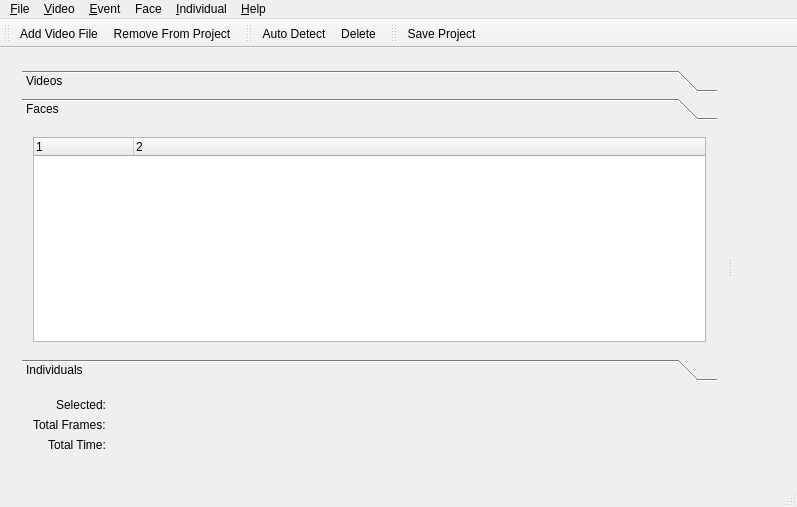
<?xml version="1.0" encoding="UTF-8"?>
<ui version="4.0">
 <class>MainWindow</class>
 <widget class="QMainWindow" name="MainWindow">
  <property name="geometry">
   <rect>
    <x>0</x>
    <y>0</y>
    <width>797</width>
    <height>507</height>
   </rect>
  </property>
  <property name="windowTitle">
   <string>Video Forensic Analizer</string>
  </property>
  <widget class="QWidget" name="centralWidget">
   <layout class="QHBoxLayout" name="horizontalLayout">
    <item>
     <widget class="QSplitter" name="splitter">
      <property name="orientation">
       <enum>Qt::Horizontal</enum>
      </property>
      <widget class="QWidget" name="layoutWidget_2">
       <layout class="QVBoxLayout" name="verticalLayoutLeft">
        <item>
         <widget class="QToolBox" name="itemToolBox">
          <property name="currentIndex">
           <number>1</number>
          </property>
          <widget class="QWidget" name="videoPage">
           <property name="geometry">
            <rect>
             <x>0</x>
             <y>0</y>
             <width>769</width>
             <height>257</height>
            </rect>
           </property>
           <attribute name="label">
            <string>Videos</string>
           </attribute>
           <layout class="QVBoxLayout" name="verticalLayout">
            <property name="leftMargin">
             <number>8</number>
            </property>
            <property name="topMargin">
             <number>8</number>
            </property>
            <property name="rightMargin">
             <number>8</number>
            </property>
            <property name="bottomMargin">
             <number>8</number>
            </property>
            <item>
             <widget class="QTreeWidget" name="videoList">
              <property name="selectionMode">
               <enum>QAbstractItemView::ExtendedSelection</enum>
              </property>
              <property name="expandsOnDoubleClick">
               <bool>false</bool>
              </property>
              <property name="columnCount">
               <number>2</number>
              </property>
              <column>
               <property name="text">
                <string>Name</string>
               </property>
              </column>
              <column>
               <property name="text">
                <string>Type</string>
               </property>
              </column>
             </widget>
            </item>
           </layout>
          </widget>
          <widget class="QWidget" name="facePage">
           <property name="geometry">
            <rect>
             <x>0</x>
             <y>0</y>
             <width>769</width>
             <height>257</height>
            </rect>
           </property>
           <attribute name="label">
            <string>Faces</string>
           </attribute>
           <layout class="QVBoxLayout" name="verticalLayout_2">
            <item>
             <widget class="QTreeWidget" name="faceList">
              <property name="selectionMode">
               <enum>QAbstractItemView::ExtendedSelection</enum>
              </property>
              <property name="horizontalScrollMode">
               <enum>QAbstractItemView::ScrollPerPixel</enum>
              </property>
              <property name="expandsOnDoubleClick">
               <bool>false</bool>
              </property>
              <property name="columnCount">
               <number>2</number>
              </property>
              <column>
               <property name="text">
                <string notr="true">1</string>
               </property>
              </column>
              <column>
               <property name="text">
                <string notr="true">2</string>
               </property>
              </column>
             </widget>
            </item>
           </layout>
          </widget>
          <widget class="QWidget" name="individualPage">
           <property name="geometry">
            <rect>
             <x>0</x>
             <y>0</y>
             <width>769</width>
             <height>257</height>
            </rect>
           </property>
           <attribute name="label">
            <string>Individuals</string>
           </attribute>
           <layout class="QVBoxLayout" name="verticalLayout_3">
            <property name="leftMargin">
             <number>8</number>
            </property>
            <property name="topMargin">
             <number>8</number>
            </property>
            <property name="rightMargin">
             <number>8</number>
            </property>
            <property name="bottomMargin">
             <number>8</number>
            </property>
            <item>
             <widget class="QListWidget" name="indiviualList">
              <property name="frameShape">
               <enum>QFrame::StyledPanel</enum>
              </property>
              <property name="frameShadow">
               <enum>QFrame::Sunken</enum>
              </property>
              <property name="selectionMode">
               <enum>QAbstractItemView::ExtendedSelection</enum>
              </property>
              <property name="horizontalScrollMode">
               <enum>QAbstractItemView::ScrollPerPixel</enum>
              </property>
             </widget>
            </item>
           </layout>
          </widget>
         </widget>
        </item>
        <item>
         <widget class="QWidget" name="propertiesForm" native="true">
          <property name="sizePolicy">
           <sizepolicy hsizetype="Preferred" vsizetype="Preferred">
            <horstretch>0</horstretch>
            <verstretch>0</verstretch>
           </sizepolicy>
          </property>
          <layout class="QFormLayout" name="formLayout_2">
           <property name="fieldGrowthPolicy">
            <enum>QFormLayout::AllNonFixedFieldsGrow</enum>
           </property>
           <property name="labelAlignment">
            <set>Qt::AlignRight|Qt::AlignTrailing|Qt::AlignVCenter</set>
           </property>
           <item row="0" column="0">
            <widget class="QLabel" name="label">
             <property name="text">
              <string>Selected:</string>
             </property>
            </widget>
           </item>
           <item row="0" column="1">
            <widget class="QLabel" name="labelSelected">
             <property name="text">
              <string/>
             </property>
            </widget>
           </item>
           <item row="1" column="0">
            <widget class="QLabel" name="label_3">
             <property name="text">
              <string>Total Frames:</string>
             </property>
            </widget>
           </item>
           <item row="1" column="1">
            <widget class="QLabel" name="labelTotalFrames">
             <property name="text">
              <string/>
             </property>
            </widget>
           </item>
           <item row="2" column="0">
            <widget class="QLabel" name="label_5">
             <property name="text">
              <string>Total Time:</string>
             </property>
            </widget>
           </item>
           <item row="2" column="1">
            <widget class="QLabel" name="labelTotalTime">
             <property name="text">
              <string/>
             </property>
            </widget>
           </item>
          </layout>
         </widget>
        </item>
       </layout>
      </widget>
      <widget class="QWidget" name="layoutWidget">
       <layout class="QVBoxLayout" name="verticalLayoutRight">
        <property name="spacing">
         <number>2</number>
        </property>
        <item>
         <widget class="VideoPlayer" name="player" native="true">
          <property name="sizePolicy">
           <sizepolicy hsizetype="Preferred" vsizetype="Expanding">
            <horstretch>0</horstretch>
            <verstretch>0</verstretch>
           </sizepolicy>
          </property>
         </widget>
        </item>
       </layout>
      </widget>
     </widget>
    </item>
   </layout>
  </widget>
  <widget class="QMenuBar" name="menuBar">
   <property name="geometry">
    <rect>
     <x>0</x>
     <y>0</y>
     <width>797</width>
     <height>20</height>
    </rect>
   </property>
   <widget class="QMenu" name="menuFile">
    <property name="title">
     <string>&amp;File</string>
    </property>
    <addaction name="actionNew"/>
    <addaction name="separator"/>
    <addaction name="actionSave_Project"/>
    <addaction name="actionSave_Project_As"/>
    <addaction name="separator"/>
    <addaction name="actionPrint"/>
    <addaction name="separator"/>
    <addaction name="actionQuit"/>
   </widget>
   <widget class="QMenu" name="menuHelp">
    <property name="title">
     <string>&amp;Help</string>
    </property>
    <addaction name="actionAbout"/>
   </widget>
   <widget class="QMenu" name="menuVideo">
    <property name="title">
     <string>&amp;Video</string>
    </property>
    <widget class="QMenu" name="menuTransformations">
     <property name="title">
      <string>Transformations</string>
     </property>
     <widget class="QMenu" name="menuFlip_2">
      <property name="title">
       <string>Flip</string>
      </property>
      <addaction name="separator"/>
      <addaction name="actionHorizontally"/>
      <addaction name="actionVertically"/>
     </widget>
     <widget class="QMenu" name="menuRotate">
      <property name="title">
       <string>Rotate</string>
      </property>
      <addaction name="actionClockwise"/>
      <addaction name="actionCounter_clockwise"/>
     </widget>
     <addaction name="menuFlip_2"/>
     <addaction name="menuRotate"/>
     <addaction name="actionCalibrate"/>
    </widget>
    <widget class="QMenu" name="menuFilter">
     <property name="title">
      <string>Filter</string>
     </property>
     <addaction name="actionCrop"/>
     <addaction name="actionExclude_rectangle"/>
    </widget>
    <addaction name="actionAdd_Video_File"/>
    <addaction name="action_Remove_From_Project"/>
    <addaction name="separator"/>
    <addaction name="menuTransformations"/>
    <addaction name="menuFilter"/>
   </widget>
   <widget class="QMenu" name="menuEvent">
    <property name="title">
     <string>&amp;Event</string>
    </property>
    <widget class="QMenu" name="menuPlayback_Mode">
     <property name="enabled">
      <bool>false</bool>
     </property>
     <property name="title">
      <string>Playback Mode</string>
     </property>
     <addaction name="actionNormal"/>
     <addaction name="actionMask"/>
     <addaction name="actionMasked_Video"/>
    </widget>
    <widget class="QMenu" name="menuOperations">
     <property name="title">
      <string>Operations</string>
     </property>
     <addaction name="actionMerge"/>
     <addaction name="actionSplit_at_current_position"/>
    </widget>
    <addaction name="actionNewEvent"/>
    <addaction name="actionDeleteEvent"/>
    <addaction name="separator"/>
    <addaction name="actionAuto_Detect_Events"/>
    <addaction name="actionAuto_Split"/>
    <addaction name="separator"/>
    <addaction name="menuPlayback_Mode"/>
    <addaction name="menuOperations"/>
   </widget>
   <widget class="QMenu" name="menuIndividual">
    <property name="title">
     <string>&amp;Individual</string>
    </property>
    <widget class="QMenu" name="menuMeasures">
     <property name="title">
      <string>Measures</string>
     </property>
     <addaction name="actionHeight"/>
    </widget>
    <addaction name="actionNewIndividual"/>
    <addaction name="actionDeleteIndividual"/>
    <addaction name="separator"/>
    <addaction name="actionAuto_Detect_Individuals"/>
    <addaction name="separator"/>
    <addaction name="menuMeasures"/>
   </widget>
   <widget class="QMenu" name="menuFace">
    <property name="title">
     <string>Face</string>
    </property>
    <addaction name="actionDeleteFace"/>
   </widget>
   <addaction name="menuFile"/>
   <addaction name="menuVideo"/>
   <addaction name="menuEvent"/>
   <addaction name="menuFace"/>
   <addaction name="menuIndividual"/>
   <addaction name="menuHelp"/>
  </widget>
  <widget class="QStatusBar" name="statusBar"/>
  <widget class="QToolBar" name="videoBar">
   <property name="windowTitle">
    <string>toolBar</string>
   </property>
   <attribute name="toolBarArea">
    <enum>TopToolBarArea</enum>
   </attribute>
   <attribute name="toolBarBreak">
    <bool>false</bool>
   </attribute>
   <addaction name="actionAdd_Video_File"/>
   <addaction name="action_Remove_From_Project"/>
  </widget>
  <widget class="QToolBar" name="eventBar">
   <property name="windowTitle">
    <string>toolBar</string>
   </property>
   <attribute name="toolBarArea">
    <enum>TopToolBarArea</enum>
   </attribute>
   <attribute name="toolBarBreak">
    <bool>false</bool>
   </attribute>
   <addaction name="actionAuto_Detect_Events"/>
   <addaction name="actionDeleteEvent"/>
  </widget>
  <widget class="QToolBar" name="projectBar">
   <attribute name="toolBarArea">
    <enum>TopToolBarArea</enum>
   </attribute>
   <attribute name="toolBarBreak">
    <bool>false</bool>
   </attribute>
   <addaction name="actionSave_Project"/>
  </widget>
  <action name="actionNew">
   <property name="text">
    <string>&amp;New Project</string>
   </property>
  </action>
  <action name="actionQuit">
   <property name="text">
    <string>&amp;Quit</string>
   </property>
   <property name="shortcut">
    <string>Ctrl+Q</string>
   </property>
  </action>
  <action name="actionAbout">
   <property name="text">
    <string>&amp;About</string>
   </property>
  </action>
  <action name="actionNewEvent">
   <property name="text">
    <string>&amp;New</string>
   </property>
  </action>
  <action name="actionDeleteEvent">
   <property name="text">
    <string>&amp;Delete</string>
   </property>
  </action>
  <action name="actionNewIndividual">
   <property name="text">
    <string>&amp;New</string>
   </property>
  </action>
  <action name="actionDeleteIndividual">
   <property name="text">
    <string>&amp;Delete</string>
   </property>
  </action>
  <action name="actionAdd_Video_File">
   <property name="text">
    <string>&amp;Add Video File</string>
   </property>
  </action>
  <action name="action_Remove_From_Project">
   <property name="text">
    <string>&amp;Remove From Project</string>
   </property>
  </action>
  <action name="actionSave_Project">
   <property name="text">
    <string>Save Project</string>
   </property>
  </action>
  <action name="actionSave_Project_As">
   <property name="text">
    <string>Save Project As</string>
   </property>
  </action>
  <action name="actionAuto_Detect_Events">
   <property name="text">
    <string>Auto Detect</string>
   </property>
  </action>
  <action name="actionAuto_Detect_Individuals">
   <property name="text">
    <string>Auto Detect</string>
   </property>
  </action>
  <action name="actionAuto_Split">
   <property name="text">
    <string>Auto Split</string>
   </property>
  </action>
  <action name="actionHorizontally">
   <property name="text">
    <string>Horizontally</string>
   </property>
  </action>
  <action name="actionVertically">
   <property name="text">
    <string>Vertically</string>
   </property>
  </action>
  <action name="actionClockwise">
   <property name="text">
    <string>Clockwise</string>
   </property>
  </action>
  <action name="actionCounter_clockwise">
   <property name="text">
    <string>Counter Clockwise</string>
   </property>
  </action>
  <action name="actionCalibrate">
   <property name="text">
    <string>Calibrate</string>
   </property>
  </action>
  <action name="actionNormal">
   <property name="checkable">
    <bool>true</bool>
   </property>
   <property name="checked">
    <bool>true</bool>
   </property>
   <property name="text">
    <string>Normal</string>
   </property>
  </action>
  <action name="actionMask">
   <property name="checkable">
    <bool>true</bool>
   </property>
   <property name="text">
    <string>Mask</string>
   </property>
  </action>
  <action name="actionMasked_Video">
   <property name="checkable">
    <bool>true</bool>
   </property>
   <property name="enabled">
    <bool>true</bool>
   </property>
   <property name="text">
    <string>Masked Video</string>
   </property>
  </action>
  <action name="actionCrop">
   <property name="enabled">
    <bool>false</bool>
   </property>
   <property name="text">
    <string>Crop</string>
   </property>
  </action>
  <action name="actionExclude_rectangle">
   <property name="enabled">
    <bool>true</bool>
   </property>
   <property name="text">
    <string>Exclude rectangle</string>
   </property>
  </action>
  <action name="actionHeight">
   <property name="text">
    <string>Height</string>
   </property>
  </action>
  <action name="actionMerge">
   <property name="text">
    <string>Merge</string>
   </property>
  </action>
  <action name="actionSplit_at_current_position">
   <property name="text">
    <string>Split at current position</string>
   </property>
  </action>
  <action name="actionPrint">
   <property name="text">
    <string>Print</string>
   </property>
  </action>
  <action name="actionDeleteFace">
   <property name="text">
    <string>Delete</string>
   </property>
  </action>
 </widget>
 <layoutdefault spacing="6" margin="11"/>
 <customwidgets>
  <customwidget>
   <class>VideoPlayer</class>
   <extends>QWidget</extends>
   <header>videoplayer.hpp</header>
   <container>1</container>
  </customwidget>
 </customwidgets>
 <resources/>
 <connections>
  <connection>
   <sender>actionQuit</sender>
   <signal>triggered()</signal>
   <receiver>MainWindow</receiver>
   <slot>close()</slot>
   <hints>
    <hint type="sourcelabel">
     <x>-1</x>
     <y>-1</y>
    </hint>
    <hint type="destinationlabel">
     <x>398</x>
     <y>253</y>
    </hint>
   </hints>
  </connection>
 </connections>
</ui>
